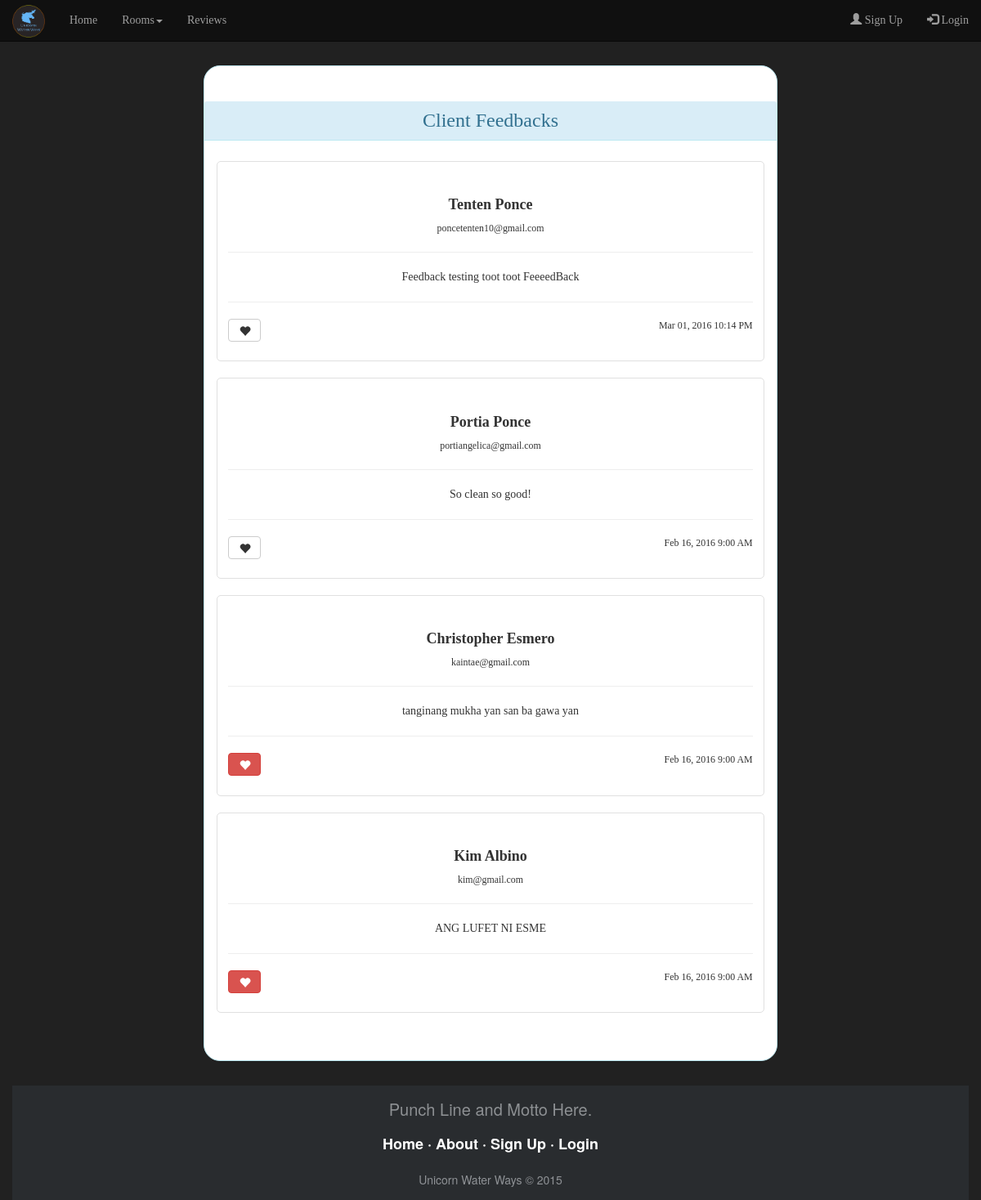
Page /feedback.php on the committed database.
### tables this page shows
CREATE TABLE `feedback` (
  `userID` int(4) NOT NULL,
  `msg` varchar(999) DEFAULT NULL,
  `date` varchar(30) DEFAULT NULL,
  `love` int(1) DEFAULT NULL,
  PRIMARY KEY (`userID`)
);

CREATE TABLE `clients` (
  `id` int(5) NOT NULL AUTO_INCREMENT,
  `FirstName` varchar(30) DEFAULT NULL,
  `LastName` varchar(30) DEFAULT NULL,
  `PhoneNo` varchar(11) DEFAULT NULL,
  `Email` varchar(40) DEFAULT NULL,
  `Password` varchar(12) DEFAULT NULL,
  `Address` varchar(50) DEFAULT NULL,
  `money` double(9,2) DEFAULT NULL,
  PRIMARY KEY (`id`)
);

CREATE TABLE `motto` (
  `motto` varchar(999) DEFAULT NULL
);

### feedback.php (the view, shortened to what this page needs)
<?php
	include("db.php");
	$sql = "SELECT motto FROM motto";
	$result = mysqli_query($conn, $sql);
	while($row = mysqli_fetch_assoc($result)) {
		$motto = $row['motto'];
	}
?>
<html lang="en">
  	<head>
	    <link rel="stylesheet" href="bootstrap/css/bootstrap.min.css">
	    <link rel="stylesheet" href="css/unicornic.css">
	    <link rel="stylesheet" href="css/feedback.css">
	</head>
	<body data-spy="scroll" data-target=".navbar" data-offset="80">
  	<nav id="nav" class="navbar navbar-inverse navbar-fixed-top">
	  	<div class="container-fluid">
		    <div class="navbar-header">
	    		<a href="#home" class="navbar-brand">
	    			<img src="img/unicornLogo2.png" height="40px" width="40px"></img>
				</a>
		    </div>
		    <div class="collapse navbar-collapse" id="myNavbar">
		      	<ul class="nav navbar-nav">
		      		<li><a href="index.php#home">Home</a></li>
	        		<li class="dropdown">
	        			<a class="dropdown-toggle" data-toggle="dropdown" href="#">
	        				Rooms<span class="caret"></span>
	        			</a>
	        		</li>
	        		<li><a href="reviews.php">Reviews</a></li>
		      	</ul>
		      	<?php
		      	if (empty($_SESSION['login'])) {
			      	echo "
			      	<ul class='nav navbar-nav navbar-right'>
				        <li>
				        	<a href='signup.html'>
				        		<span class='glyphicon glyphicon-user'></span>
				        		Sign Up
				        	</a>
				        </li>
				        <li>
				        	<a href='login.html'>
				        		<span class='glyphicon glyphicon-log-in'></span>
				        		Login
			        		</a>
				        </li>
				    </ul>";
				}
			    ?>
		    </div>
	  	</div>
	</nav>
	<div class="card panel panel-default text-center panel-info">
		<h3 class="panel-heading">Client Feedbacks</h3>
		<div class="panel-body">
			<?php
				$sql = "SELECT userID, FirstName, LastName, Email, msg, date, love FROM feedback LEFT JOIN clients ON userID=id";
				$result = mysqli_query($conn, $sql);
				$counter = 0;
				while($row = mysqli_fetch_assoc($result)) {
					$userID = $row['userID'];
					$clientName = $row['FirstName'] . " " . $row['LastName'];
					$msg = $row['msg'];
					$email = $row['Email'];
					$date = date_create($row['date']);
					$love = $row['love'];
					$todayDate = date_format($date, 'M d, Y');
					$todayTime = date_format($date, 'g:i A');
					$concatDate = $todayDate . " " . $todayTime;
					echo "<div class='clientComment'><br>";
					echo "<h4 id='clientName'><strong>" . $clientName . "</strong></h4>";
					echo "<p><small>$email</small></p>";
					echo "<hr>";
					echo "<p>" . $msg . "</p>";
					echo "<hr>";
						echo "<div class='row'>";
							echo "<p class='col-xs-6 text-left'>";
								if ($love == 0) {
									echo "<button class='btn btn-default love-button' onclick='processLove($counter, $userID);'>";
								} else {
									echo "<button class='btn btn-danger love-button' onclick='processLove($counter, $userID);'>";
								}
								echo "<span class='glyphicon glyphicon-heart'></span></button>";
							echo "</p>";
							echo "<p class='col-xs-6 text-right'><small>$concatDate</small></p>";
						echo "</div>";
					echo "</div>";
					echo "<br>";
					$counter += 1;
				}
			?>
		</div>
	</div>
	<footer class="footer-basic-centered">
		<p class="footer-company-motto"><?php echo $motto;?></p>
		<p class="footer-links" id="scroll-effect">
			<a href="index.php#home">Home</a>
			·
			<a href="">About</a>
			·
			<a href="signup.html">Sign Up</a>
			·
			<a href="login.html">Login</a>
		</p>
		<p class="footer-company-name">Unicorn Water Ways &copy; 2015</p>
	</footer>
	</body>
</html>

### css/unicornic.css (style rules this page uses)
.footer-basic-centered { background-color: #292c2f; box-sizing: border-box; width: 100%; text-align: center; font-size: 18px; padding: 15px; }
.footer-basic-centered .footer-company-motto { color: #8d9093; font-size: 20px; margin: 0; }
.footer-basic-centered .footer-company-name { color: #8f9296; font-size: 14px; margin: 0; }
.footer-basic-centered .footer-links { list-style: none; font-weight: bold; color: #ffffff; padding: 15px 0 20px; margin: 0; }
.footer-basic-centered .footer-links a { display:inline-block; text-decoration: none; color: inherit; }
.card { padding: 2% 0; border-radius: 20px; background: #fff; margin: 20px 0; }
html { height: 100%; }
body { height: 100%; padding: 0 15px; background: #212121; }
#nav { font-family: 'Century Gothic'; background: #101010; }
.navbar-brand > img { margin-top: -9px; }

### css/feedback.css (style rules this page uses)
.panel { font-family: 'Century Gothic'; margin: 80px 20% 30px; }
.clientComment { border: 1px solid #e0e0e0; border-radius: 5px; padding: 2%; }

### rows in the picture
feedback: clients.FirstName+LastName "Tenten Ponce", clients.Email "poncetenten10@gmail.com", msg "Feedback testing toot toot FeeeedBack", date "Mar 01, 2016 10:14 PM"
feedback: clients.FirstName+LastName "Portia Ponce", clients.Email "portiangelica@gmail.com", msg "So clean so good!", date "Feb 16, 2016 9:00 AM"
feedback: clients.FirstName+LastName "Christopher Esmero", clients.Email "kaintae@gmail.com", msg "tanginang mukha yan san ba gawa yan", date "Feb 16, 2016 9:00 AM"
feedback: clients.FirstName+LastName "Kim Albino", clients.Email "kim@gmail.com", msg "ANG LUFET NI ESME", date "Feb 16, 2016 9:00 AM"
motto: motto "Punch Line and Motto Here."
